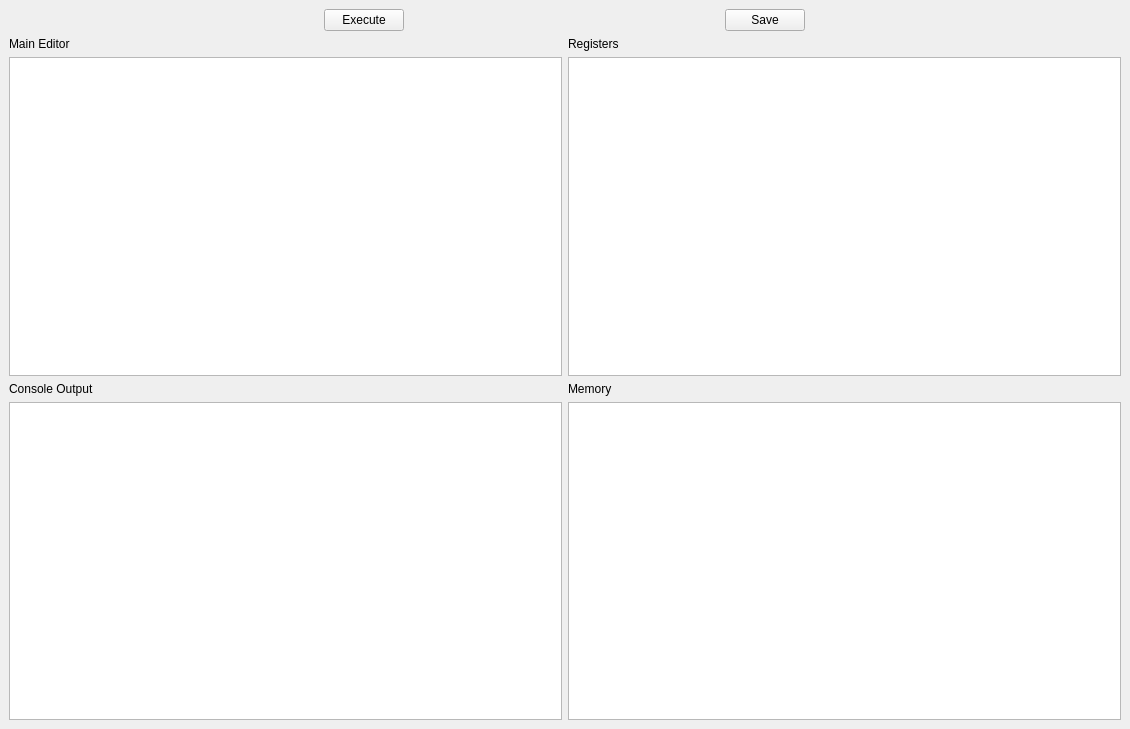
<?xml version="1.0" encoding="UTF-8"?>
<ui version="4.0">
 <class>MainWindow</class>
 <widget class="QMainWindow" name="MainWindow">
  <property name="geometry">
   <rect>
    <x>0</x>
    <y>0</y>
    <width>1130</width>
    <height>729</height>
   </rect>
  </property>
  <property name="windowTitle">
   <string>MainWindow</string>
  </property>
  <widget class="QWidget" name="centralwidget">
   <layout class="QVBoxLayout" name="verticalLayout_2">
    <item>
     <layout class="QHBoxLayout" name="ControlBarLayout">
      <item>
       <widget class="QPushButton" name="executeButton">
        <property name="sizePolicy">
         <sizepolicy hsizetype="Fixed" vsizetype="Fixed">
          <horstretch>0</horstretch>
          <verstretch>0</verstretch>
         </sizepolicy>
        </property>
        <property name="text">
         <string>Execute</string>
        </property>
       </widget>
      </item>
      <item>
       <widget class="QPushButton" name="saveButton">
        <property name="sizePolicy">
         <sizepolicy hsizetype="Fixed" vsizetype="Fixed">
          <horstretch>0</horstretch>
          <verstretch>0</verstretch>
         </sizepolicy>
        </property>
        <property name="minimumSize">
         <size>
          <width>50</width>
          <height>0</height>
         </size>
        </property>
        <property name="text">
         <string>Save</string>
        </property>
       </widget>
      </item>
     </layout>
    </item>
    <item>
     <layout class="QHBoxLayout" name="editorRegisterLayout">
      <item>
       <layout class="QVBoxLayout" name="mainEditorLayout">
        <item>
         <widget class="QLabel" name="mainEditorLabel">
          <property name="text">
           <string>Main Editor</string>
          </property>
         </widget>
        </item>
        <item>
         <widget class="QTextEdit" name="mainEditor"/>
        </item>
       </layout>
      </item>
      <item>
       <layout class="QVBoxLayout" name="registerTableLayout">
        <item>
         <widget class="QLabel" name="registerTableLabel">
          <property name="text">
           <string>Registers</string>
          </property>
         </widget>
        </item>
        <item>
         <widget class="QTableView" name="registerTable"/>
        </item>
       </layout>
      </item>
     </layout>
    </item>
    <item>
     <layout class="QHBoxLayout" name="consoleLogMemoryLayout">
      <item>
       <layout class="QVBoxLayout" name="consoleLogLayout">
        <item>
         <widget class="QLabel" name="label">
          <property name="text">
           <string>Console Output</string>
          </property>
         </widget>
        </item>
        <item>
         <widget class="QPlainTextEdit" name="plainTextEdit"/>
        </item>
       </layout>
      </item>
      <item>
       <layout class="QVBoxLayout" name="memoryLayout">
        <item>
         <widget class="QLabel" name="label_2">
          <property name="text">
           <string>Memory </string>
          </property>
         </widget>
        </item>
        <item>
         <widget class="QTableView" name="memoryTable"/>
        </item>
       </layout>
      </item>
     </layout>
    </item>
   </layout>
  </widget>
 </widget>
 <resources/>
 <connections/>
</ui>
